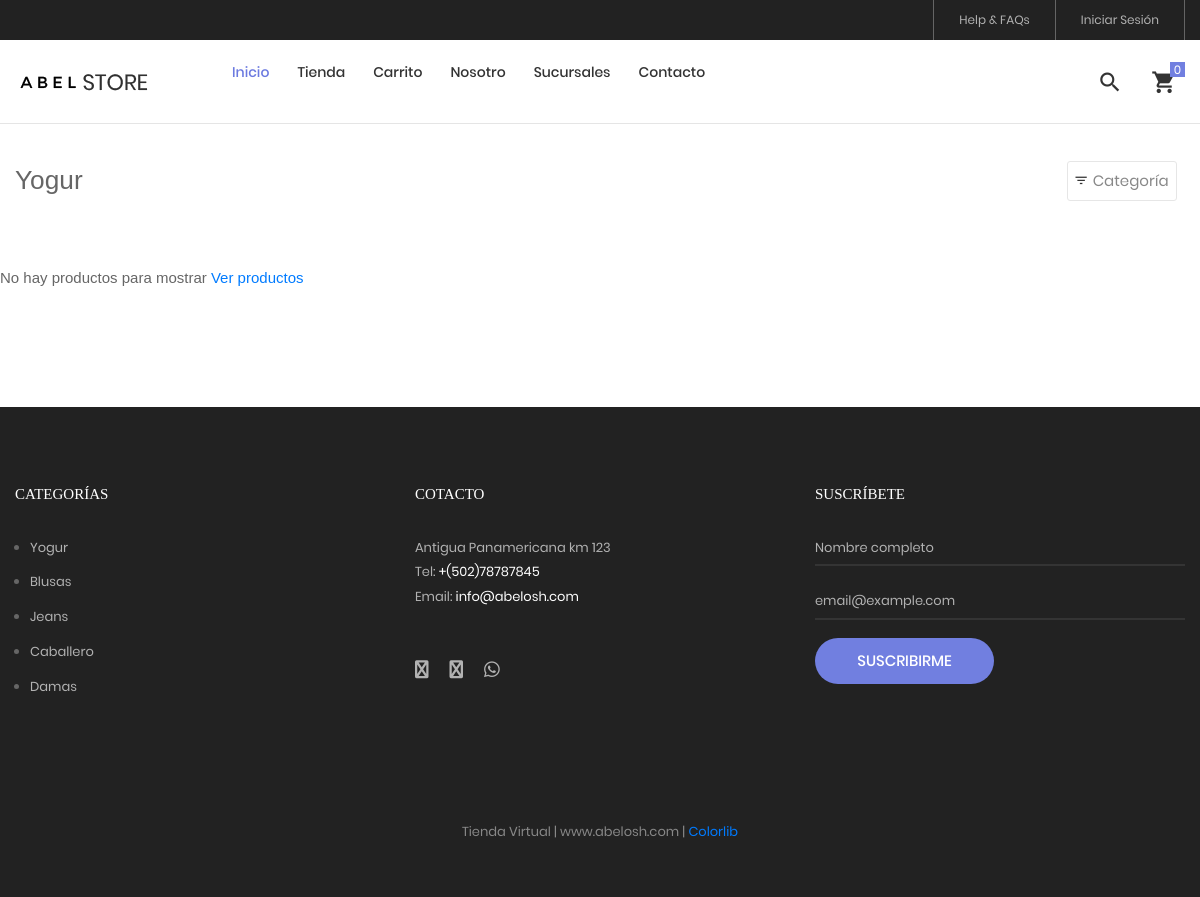
The page /tienda/categoria/1/yogur on the database its author committed.
### tables this page shows
CREATE TABLE `categoria` (
  `idcategoria` bigint(20) NOT NULL,
  `nombre` varchar(255) NOT NULL,
  `descripcion` text NOT NULL,
  `portada` varchar(100) NOT NULL,
  `datecreated` datetime NOT NULL DEFAULT current_timestamp(),
  `ruta` varchar(255) NOT NULL,
  `status` int(11) NOT NULL DEFAULT 1
);

### Libraries/Core/Views.php (called while the page is built)
<?php
	class Views
	{
		function getView($controller,$view,$data="")
		{
			$controller = get_class($controller);
			if($controller == "Home"){
				$view = "Views/".$view.".php";
			}else{
				$view = "Views/".$controller."/".$view.".php";
			}
			require_once ($view);
		}
	}
 ?>

### index.php (called while the page is built, shortened)
<?php
	require_once("Helpers/Helpers.php");
	require_once("Libraries/Core/Load.php");
 ?>

### Helpers/Helpers.php (called while the page is built, shortened)
<?php
	function base_url()
	{
		return BASE_URL;
	}
    function footerTienda($data="")
    {
        $view_footer = "Views/Template/footer_tienda.php";
        require_once ($view_footer);
    }
    function getCatFooter(){
        require_once ("Models/CategoriasModel.php");
        $objCategoria = new CategoriasModel();
        $request = $objCategoria->getCategoriasFooter();
        return $request;
    }
    function getInfoPage(int $idpagina){
        require_once("Libraries/Core/Mysql.php");
        $con = new Mysql();
        $sql = "SELECT * FROM post WHERE idpost = $idpagina";
        $request = $con->select($sql);
        return $request;
    }
 ?>

### Libraries/Core/Conexion.php (called while the page is built)
<?php
class Conexion{
	private $conect;
	public function __construct(){
		$connectionString = "mysql:host=".DB_HOST.";dbname=".DB_NAME.";charset=".DB_CHARSET;
		try{
			$this->conect = new PDO($connectionString, DB_USER, DB_PASSWORD);
			$this->conect->setAttribute(PDO::ATTR_ERRMODE, PDO::ERRMODE_EXCEPTION);
		}catch(PDOException $e){
			$this->conect = 'Error de conexión';
		    echo "ERROR: " . $e->getMessage();
		}
	}
	public function conect(){
		return $this->conect;
	}
}
?>

### Libraries/Core/Mysql.php (called while the page is built, shortened)
<?php
	class Mysql extends Conexion
	{
		private $conexion;
		function __construct()
		{
			$this->conexion = new Conexion();
			$this->conexion = $this->conexion->conect();
		}
		public function select_all(string $query)
		{
			$this->strquery = $query;
        	$result = $this->conexion->prepare($this->strquery);
			$result->execute();
        	$data = $result->fetchall(PDO::FETCH_ASSOC);
        	return $data;
		}
	}
 ?>

### Models/CategoriasModel.php (called while the page is built, shortened)
<?php
	class CategoriasModel extends Mysql
	{
		public function getCategoriasFooter(){
			$sql = "SELECT idcategoria, nombre, descripcion, portada, ruta
					FROM categoria WHERE  status = 1 AND idcategoria IN (".CAT_FOOTER.")";
			$request = $this->select_all($sql);
			if(count($request) > 0){
				for ($c=0; $c < count($request) ; $c++) {
					$request[$c]['portada'] = BASE_URL.'/Assets/images/uploads/'.$request[$c]['portada'];
				}
			}
			return $request;
		}
	}
 ?>

### Views/Tienda/categoria.php (the view, shortened to what this page needs)
<?php
$arrProductos = $data['productos'];
 ?>
<br><br><br>
<hr>
	<div class="bg0 m-t-23 p-b-140">
		<div class="container">
			<div class="flex-w flex-sb-m p-b-52">
				<div class="flex-w flex-l-m filter-tope-group m-tb-10">
					<h3><?= $data['page_title']; ?></h3>
				</div>
				<div class="flex-w flex-c-m m-tb-10">
					<div class="flex-c-m stext-106 cl6 size-104 bor4 pointer hov-btn3 trans-04 m-r-8 m-tb-4 js-show-filter">
						<i class="icon-filter cl2 m-r-6 fs-15 trans-04 zmdi zmdi-filter-list"></i>
						 Categoría &nbsp;
					</div>
				</div>
			</div>
			<div class="row isotope-grid">
			<?php
			if(!empty($arrProductos)){
				for ($p=0; $p < count($arrProductos); $p++) {
					$ruta = $arrProductos[$p]['ruta'];
					if(count($arrProductos[$p]['images']) > 0 ){
						$portada = $arrProductos[$p]['images'][0]['url_image'];
					}else{
						$portada = media().'/images/uploads/product.png';
					}
			 ?>
				<div class="col-sm-6 col-md-4 col-lg-3 p-b-35 isotope-item women">
					<div class="block2">
						<div class="block2-pic hov-img0">
							<img src="<?= $portada ?>" alt="<?= $arrProductos[$p]['nombre'] ?>">
							<a href="<?= base_url().'/tienda/producto/'.$arrProductos[$p]['idproducto'].'/'.$ruta; ?>" class="block2-btn flex-c-m stext-103 cl2 size-102 bg0 bor2 hov-btn1 p-lr-15 trans-04">
								Ver producto
							</a>
						</div>
						<div class="block2-txt flex-w flex-t p-t-14">
							<div class="block2-txt-child1 flex-col-l ">
								<a href="<?= base_url().'/tienda/producto/'.$arrProductos[$p]['idproducto'].'/'.$ruta; ?>" class="stext-104 cl4 hov-cl1 trans-04 js-name-b2 p-b-6">
									<?= $arrProductos[$p]['nombre'] ?>
								</a>
								<span class="stext-105 cl3">
									<?= SMONEY.formatMoney($arrProductos[$p]['precio']); ?>
								</span>
							</div>
							<div class="block2-txt-child2 flex-r p-t-3">
								<a href="#"
								 id="<?= openssl_encrypt($arrProductos[$p]['idproducto'],METHODENCRIPT,KEY); ?>"
								 class="btn-addwish-b2 dis-block pos-relative js-addwish-b2 js-addcart-detail
								 icon-header-item cl2 hov-cl1 trans-04 p-l-22 p-r-11
								 ">
									<i class="zmdi zmdi-shopping-cart"></i>
								</a>
							</div>
						</div>
					</div>
				</div>
			<?php
				}
			}else{
				?>
			<p>No hay productos para mostrar <a href="<?= base_url() ?>/tienda"> Ver productos</a></p>
			<?php
			}
			?>
			</div>
		</div>
	</div>
<?php
	footerTienda($data);
?>

### Views/Template/footer_tienda.php (shortened to what this page needs)
	<?php
		$catFotter = getCatFooter();
	 ?>
	<footer class="bg3 p-t-75 p-b-32">
		<div class="container">
			<div class="row">
				<div class="col-sm-6 col-lg-4 p-b-50">
					<h4 class="stext-301 cl0 p-b-30">
						Categorías
					</h4>
					<?php if(count($catFotter) > 0){ ?>
					<ul>
						<?php foreach ($catFotter as $cat) { ?>
						<li class="p-b-10">
							<a href="<?= base_url() ?>/tienda/categoria/<?= $cat['idcategoria'].'/'.$cat['ruta'] ?>" class="stext-107 cl7 hov-cl1 trans-04">
								<?= $cat['nombre'] ?>
							</a>
						</li>
						<?php } ?>
					</ul>
					<?php } ?>
				</div>
				<div class="col-sm-6 col-lg-4 p-b-50">
					<h4 class="stext-301 cl0 p-b-30">
						Cotacto
					</h4>
					<p class="stext-107 cl7 size-201">
						<?= DIRECCION ?> <br>
						Tel: <a class="linkFooter" href="tel:<?= TELEMPRESA ?>"><?= TELEMPRESA ?></a><br>
						Email: <a class="linkFooter" href="mailto:<?= EMAIL_EMPRESA ?>"><?= EMAIL_EMPRESA ?></a>
					</p>
					<div class="p-t-27">
						<a href="<?= FACEBOOK ?>" target="_blanck" class="fs-18 cl7 hov-cl1 trans-04 m-r-16">
							<i class="fa fa-facebook"></i>
						</a>
						<a href="<?= INSTAGRAM ?>" target="_blanck"  class="fs-18 cl7 hov-cl1 trans-04 m-r-16">
							<i class="fa fa-instagram"></i>
						</a>
						<a href="https://wa.me/<?= WHATSAPP ?>" target="_blanck"  class="fs-18 cl7 hov-cl1 trans-04 m-r-16">
							<i class="fab fa-whatsapp"></i>
						</a>
					</div>
				</div>
				<div class="col-sm-6 col-lg-4 p-b-50">
					<h4 class="stext-301 cl0 p-b-30">
						Suscríbete
					</h4>
					<form id="frmSuscripcion" name="frmSuscripcion">
						<div class="wrap-input1 w-full p-b-4">
							<input class="input1 bg-none plh1 stext-107 cl7" type="text" id="nombreSuscripcion" name="nombreSuscripcion" placeholder="Nombre completo" required>
						</div>
						<br>
						<div class="wrap-input1 w-full p-b-4">
							<input class="input1 bg-none plh1 stext-107 cl7" type="email" id="emailSuscripcion" name="emailSuscripcion" placeholder="email@example.com" required >
						</div>
						<div class="p-t-18">
							<button class="flex-c-m stext-101 cl0 size-103 bg1 bor1 hov-btn2 p-lr-15 trans-04">
								Suscribirme
							</button>
						</div>
					</form>
				</div>
			</div>
			<div class="p-t-40">
				<p class="stext-107 cl6 txt-center">
					<?= NOMBRE_EMPESA; ?> | <?= WEB_EMPRESA; ?> | <a href="https://colorlib.com" target="_blank">Colorlib</a>
				</p>
			</div>
		</div>
	</footer>
</body>
</html>

### Assets/tienda/css/main.css (style rules this page uses)
.container { max-width: 1380px; }
@media (max-width: 1600px) { .container { max-width: 1200px; } }
.container p { margin-bottom: 20px; }
.container ul, .container ol { margin-left: 15px; margin-bottom: 20px; }
.container ul, .container ul li { list-style: initial; }
.cl0 { color: #fff; }
.cl2 { color: #333; }
.cl6 { color: #888; }
.cl7 { color: #b2b2b2; }
.stext-101 { font-family: Poppins-Medium; font-size: 15px; line-height: 1.466667; text-transform: uppercase; }
.stext-106 { font-family: Poppins-Regular; font-size: 15px; line-height: 1.2; }
.stext-107 { font-family: Poppins-Regular; font-size: 13px; line-height: 1.923; }
.stext-301 { font-family: Montserrat-Bold; font-size: 15px; line-height: 1.6; text-transform: uppercase; }
.size-103 { min-width: 179px; height: 46px; }
.size-104 { min-width: 94px; height: 40px; }
.size-201 { max-width: 270px; }
.bg-none { background-color: transparent; }
.bg0 { background-color: #fff; }
.bg1 { background-color: #717fe0; }
.bg3 { background-color: #222; }
.bor1 { border-radius: 23px; }
.bor4 { border: 1px solid #e6e6e6; border-radius: 3px; }
.wrap-input1 { position: relative; border-bottom: 2px solid rgba(204,204,204, 0.1); }
.input1 { background-color: transparent; width: 100%; }
.linkFooter { color: #FFF !important; }

### rows shown on the page
categoria: nombre "Yogur"
categoria: nombre "Blusas"
categoria: nombre "Jeans"
categoria: nombre "Caballero"
categoria: nombre "Damas"

### other values the page prints
$data['page_title'] "Yogur"
DIRECCION "Antigua Panamericana km 123"
TELEMPRESA "+(502)78787845"
EMAIL_EMPRESA "info@abelosh.com"
NOMBRE_EMPESA "Tienda Virtual"
WEB_EMPRESA "www.abelosh.com"
